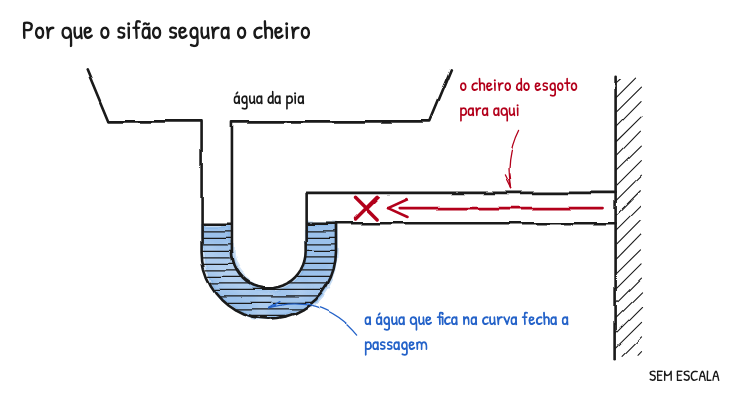

The script that saved this image:
"""Cut with hand notes: why a sink trap keeps the smell out."""

from __future__ import annotations

import math
import sys
from pathlib import Path

sys.path.insert(0, str(Path(__file__).resolve().parents[1] / "scripts"))
from esquadro import Drawing, flow_arrow, hand_note, mark

OUT = Path(__file__).resolve().parent

Point = tuple[float, float]
TEXT = {
    "pt": {
        "title": "Por que o sifão segura o cheiro",
        "desc": "Corte de um sifão de pia: a água parada na curva fecha a passagem do cheiro vindo do esgoto.",
        "sink": "água da pia",
        "water": "a água que fica na curva fecha a passagem",
        "smell": "o cheiro do esgoto para aqui",
    },
    "en": {
        "title": "Why a sink trap keeps the smell out",
        "desc": "Cut through a sink trap: standing water in the bend blocks the smell coming from the sewer.",
        "sink": "sink water",
        "water": "the water left in the bend closes the way",
        "smell": "the sewer smell stops here",
    },
}


def bend(cx: float, cy: float, r: float) -> list[Point]:
    """Lower half circle, left to right."""
    return [(cx - r * math.cos(math.pi * i / 24), cy + r * math.sin(math.pi * i / 24)) for i in range(25)]


def main(lang: str = "pt") -> Path:
    t = TEXT[lang]
    d = Drawing.figure("page", 92, lang=lang, title=t["title"], description=t["desc"])
    d.text((5, 9), t["title"], "heading")

    cx, cy, mid, half = 62.0, 58.0, 12.0, 3.5
    pipe_y = 48.0
    wall_x = 142.0
    left_out, left_in = cx - mid - half, cx - mid + half
    right_in, right_out = cx + mid - half, cx + mid + half
    bowl_y = 28.0

    # standing water first, so the pipe's lines stay on top; up to the lip of the outlet
    level = pipe_y + half
    water = [
        (left_out, level),
        (left_out, cy),
        *bend(cx, cy, mid + half),
        (right_out, level),
        (right_in, level),
        *reversed(bend(cx, cy, mid - half)),
        (left_in, level),
    ]
    d.wash(water, "blue", strength=1.3)

    # sink and pipe
    d.polyline(
        [
            (20, 16),
            (25, bowl_y),
            (left_out, bowl_y),
            (left_out, cy),
            *bend(cx, cy, mid + half),
            (right_out, pipe_y + half),
            (wall_x, pipe_y + half),
        ]
    )
    d.polyline(
        [
            (104, 16),
            (99, bowl_y),
            (left_in, bowl_y),
            (left_in, cy),
            *bend(cx, cy, mid - half),
            (right_in, pipe_y - half),
            (wall_x, pipe_y - half),
        ]
    )
    d.hatch(water, angle=0, spacing=1.5)
    d.line((left_out, level), (left_in, level), "thin")
    d.line((right_in, level), (right_out, level), "thin")

    # wall and sewer
    d.line((wall_x, 18), (wall_x, 82))
    d.hatch([(wall_x, 18), (wall_x + 6, 18), (wall_x + 6, 82), (wall_x, 82)], spacing=2.4)

    # smell comes from the sewer and stops at the water
    flow_arrow(d, (wall_x - 3, pipe_y), (right_out + 12, pipe_y), ink="red")
    mark(d, (right_out + 7, pipe_y), False, size=5, ink="red")

    d.text((62, 24), t["sink"], "label", anchor="middle")
    hand_note(d, (cx, cy + mid + 1), (84, 72), t["water"], 50, ink="blue")
    hand_note(d, (118, pipe_y - half - 1), (106, 18), t["smell"], 32, bend=0.12, ink="red")
    return d.save(OUT / f"explain_cut{'_en' if lang == 'en' else ''}.svg")


if __name__ == "__main__":
    main("pt")
    main("en")
